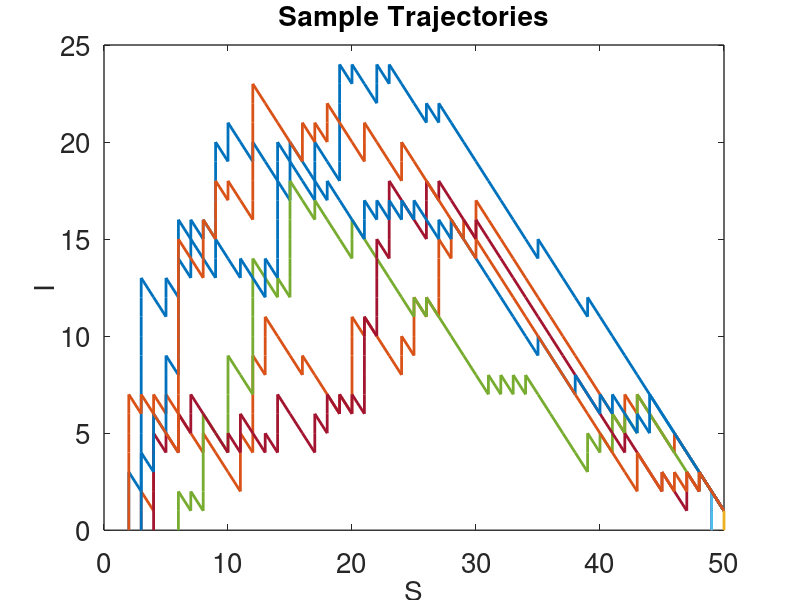
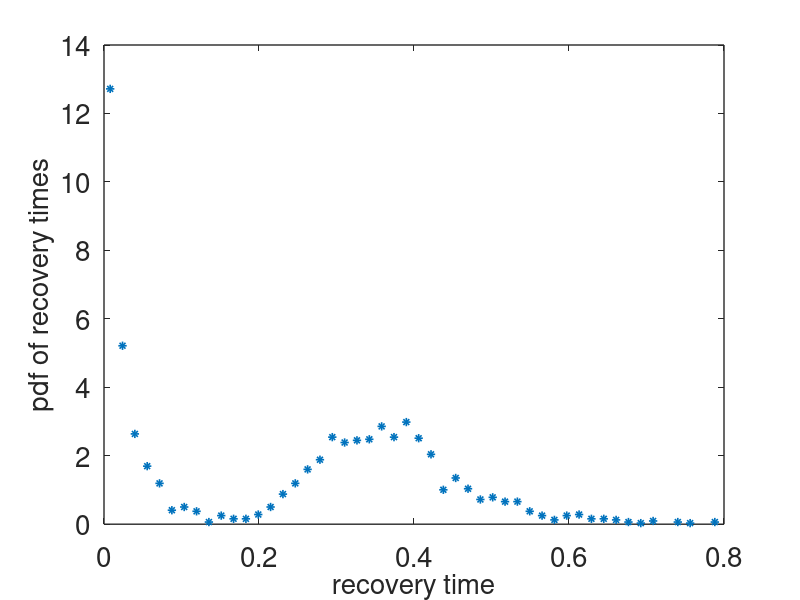
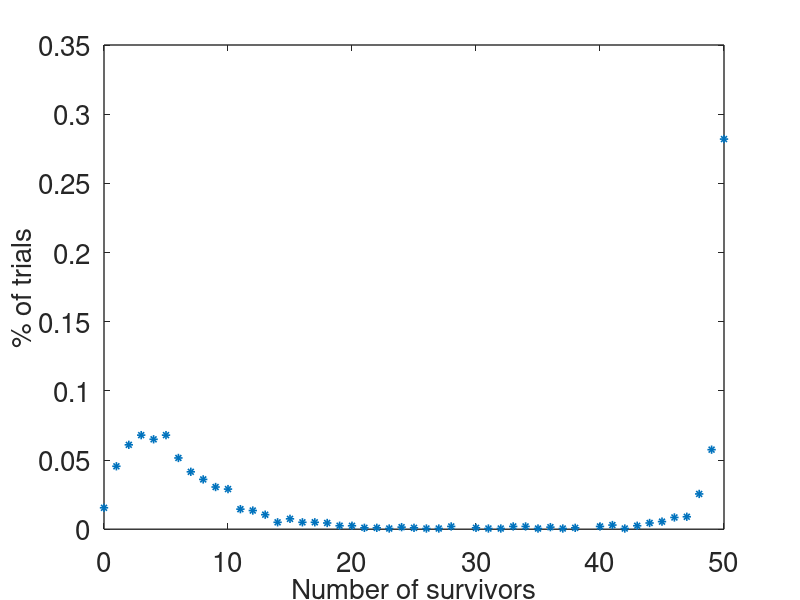
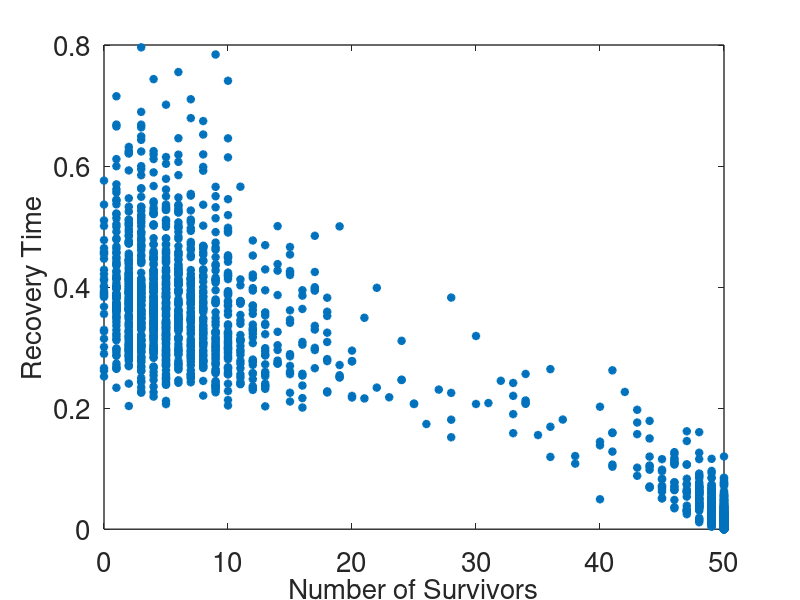

The MATLAB source for these figures, in order:
% Gillespie simulation for the SIR process
% reaction 1 infection S + I -> 2I at rate alpha
% reaction 2 recovery I -> R at rate beta
 
clear 

set(0,                           ...
   'defaultaxesfontsize', 20,   ...
   'defaultaxeslinewidth', 1.0, ...
   'defaultlinelinewidth', 1.2, ...
   'defaultpatchlinewidth', 0.7);

bset=[20,55];  % set of beta values to simulate

for jc=1:2
    
N = 50; %initial susceptible population size
% initial infected population = 1;
 
K = 2000;  % number of trials
alpha = 1;  % without loss of generality
beta = bset(jc);   

%set the rate constants for two reactions:
c(1) = alpha;  %S + I -> 2I  %  
c(2) = beta; %I -> R

%Specify the change matrix
%C is a three by 2 matrix; three states, two possible reactions
C = [-1,1,0;0,-1,1];  %What happens to s, i and r when a reaction occurs:
%initialize the state space

s = N* ones(K,1); % start with N susceptibles
i = ones(K,1); %start each population with one infected

  
S = s ; %This will keep track of the   trajectories
I = i ;
T = zeros(K,1);  %This will track the transition times
j = 1; % number of reaction steps
rk = [];

ndx = find(i>0);  %update only the s's that are not zero
Nt = length(ndx); %=K at first
Kt = 5000; % max number of time steps to prevent very long runs without termination
while (Nt>0&j<Kt)
    j = j+1;
    h(:,1) = c(1)*s.*i;  %reaction rate 1
    h(:,2) = c(2)*i; % reaction rate 2
     
    hc = cumsum(h')'; % the cumulative sum of h
    H = sum(h')';
   
    rn = rand(Nt,2); %find a random number for the number of not yet terminated trajectories
    
    T(:,j) = T(:,j-1);  % add the current time to T
    
    for k = 1:Nt
     % update only those for which i >0
     
    T(ndx(k),j) = - log(rn(k,1))/H(ndx(k)) +T(ndx(k),j-1); % time of next reaction
    rk  = min(find(rn(k,2) <=hc(ndx(k),:)/H(ndx(k)) )); % this determines which reaction occurs
    s(ndx(k)) = s(ndx(k)) + C(rk,1); % update s and i
    i(ndx(k)) = i(ndx(k)) + C(rk,2);
    
    end 
    % save the values of the  trajectories
    S(:,j) = s ;
    I(:,j) = i ;
    ndx = find(i>0);  %check to see which trajectories are not extinct yet
    if (isempty(ndx)==1)
        Nt = 0;
    else
        Nt = length(ndx); %Nt is the number of trajectories not yet extinct
    
    end
end
 
 kj = 10; % use the first several trials to plot   sample trajectories
  
% phase portrait of some trajectories
 figure(1+5*(jc-1))
  for k = 1:kj
 plot(S(k,:) ,I(k,:) ,'linewidth',2)
 hold on
 end
 xlabel('S', 'fontsize', 20)
 ylabel('I', 'fontsize', 20)
 title('Sample Trajectories','fontsize',20)
 hold off
 
% now process the data 
% scatterplot of recovery times and number of survivors
 figure(5+5*(jc-1))
 plot(S(:,end),T(:,end),'*','linewidth',2)
 xlabel('Number of Survivors','fontsize',20)
 ylabel('Recovery Time','fontsize',20)

 % create the pdf for extinction times from the data
 
 
 [NN,TT]=hist(T(:,end),50);  % histogram of the extinction times with 50 boxes
 tt = sort(TT);
   
 dt = mean(TT(2:end)-TT(1:end-1));  %timestep increment on the histogram
 
 % NN/(K*dt) is the approximate pdf for the extinction times from data
 % it is normalized to have total integral = 1
 figure(2+5*(jc-1))
 
 NNne0=find(NN>0);
 plot(TT(NNne0), NN(NNne0)/(K*dt),'*')
 xlabel('recovery time','fontsize',20)
 ylabel('pdf of recovery times','fontsize',20)
 

 % create a histogram for number of survivors
 SNb = zeros(N+1,1);
 for j = 1:K
     jdx = S(j,end);
     SNb(jdx+1) = SNb(jdx+1)+1;
 end
 xnb = [0:N];
 figure(3+5*(jc-1))
 sne0=find(SNb>0);
 plot(xnb(sne0),SNb(sne0)/K,'*')
 xlabel('Number of survivors','fontsize',20)
 ylabel('% of trials','fontsize',20)
  
  
end
